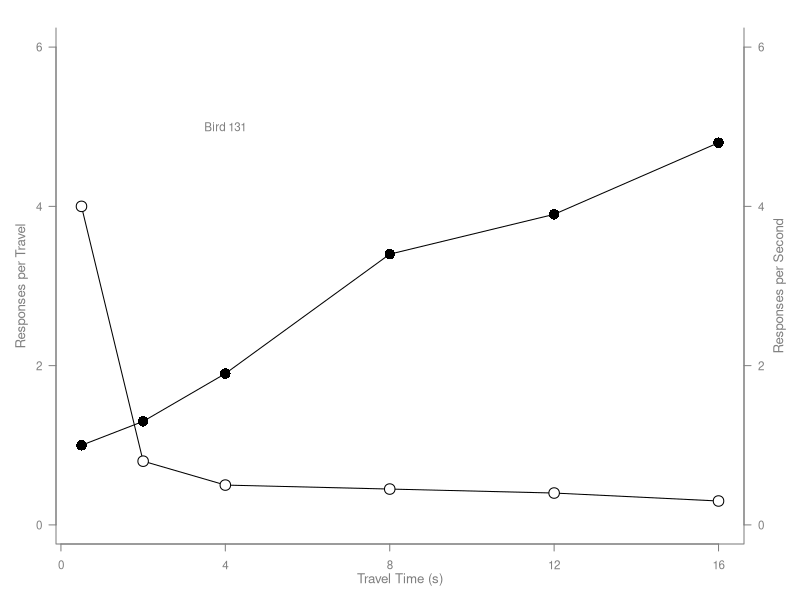
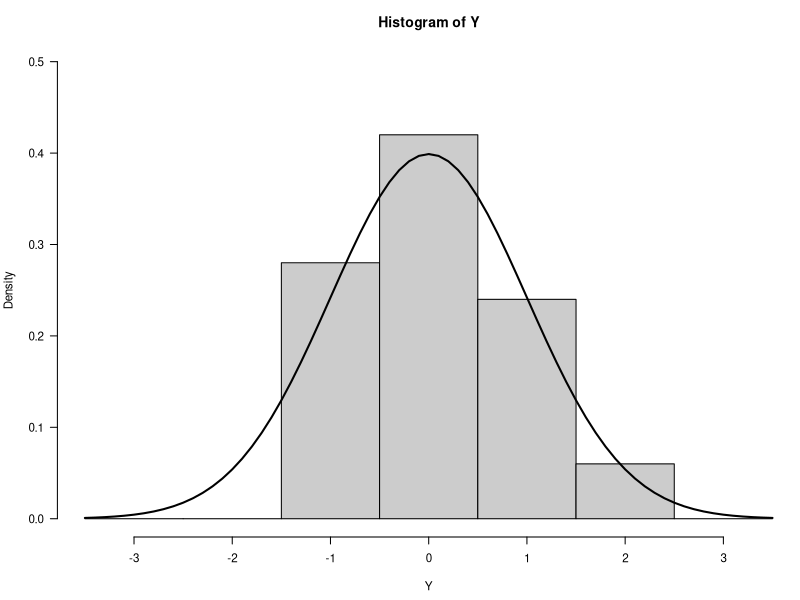
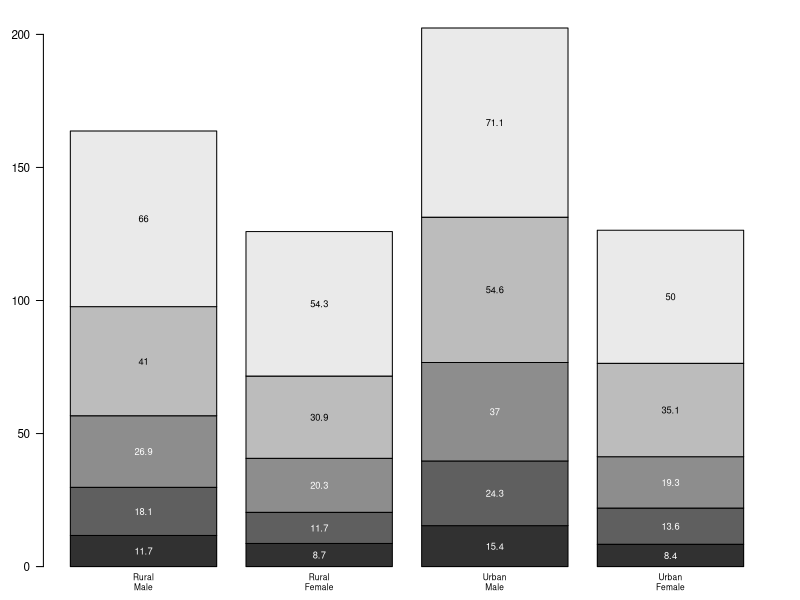
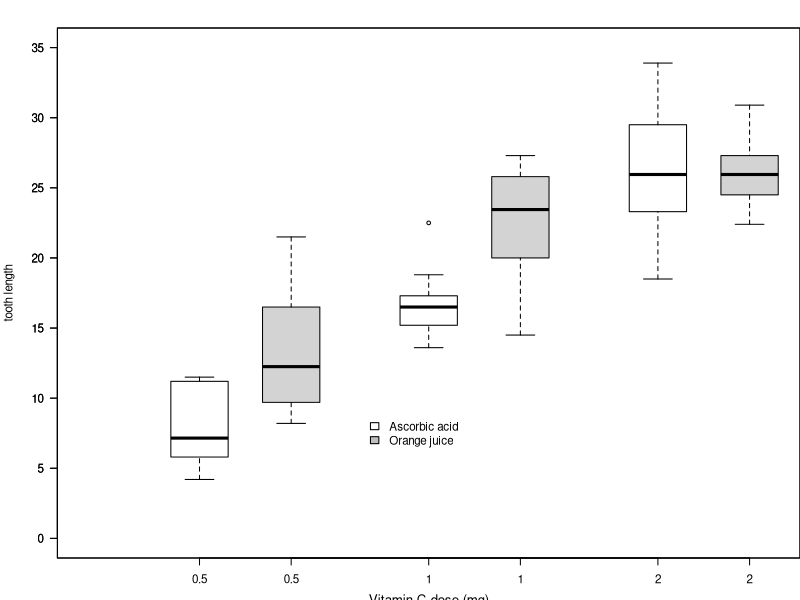
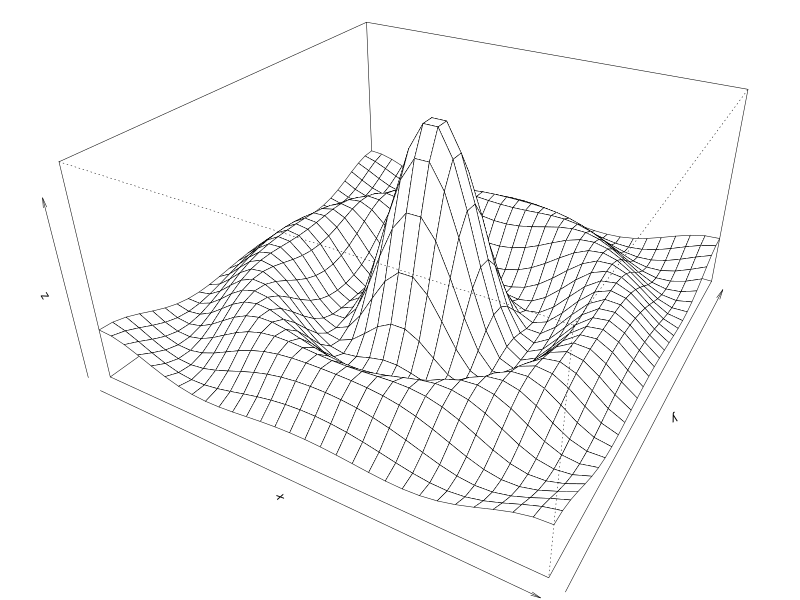
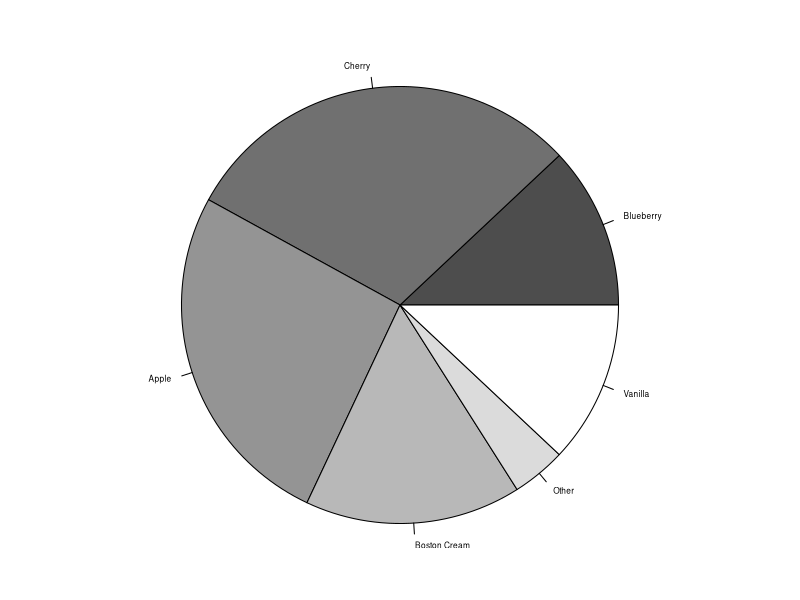

Write the R code that produced these figures, in order.
## ---- chunk 1
#| fig-cap: "More Plots" 
#| fig-subcap:
#|   - "Scatterplot"
#|   - "Histogram"
#|   - "Barplot"
#|   - "Boxplot"
#|   - "Persp"
#|   - "Piechart"
#| layout-ncol: 2
#| layout-nrow: 3
#  Examples of standard high-level plots 
#  In each case, extra output is also added using low-level 
#  plotting functions.


# Scatterplot
# Note the incremental additions

x <- c(0.5, 2, 4, 8, 12, 16)
y1 <- c(1, 1.3, 1.9, 3.4, 3.9, 4.8)
y2 <- c(4, .8, .5, .45, .4, .3)

# Setting label orientation, margins c(bottom, left, top, right) & text size
par(las=1, mar=c(4, 4, 2, 4), cex=.7) 
plot.new()
plot.window(range(x), c(0, 6))
lines(x, y1)
lines(x, y2)
points(x, y1, pch=16, cex=2) # Try different cex value?  
points(x, y2, pch=21, bg="white", cex=2)  # Different background color
par(col="gray50", fg="gray50", col.axis="gray50")
axis(1, at=seq(0, 16, 4)) # What is the first number standing for?
axis(2, at=seq(0, 6, 2))
axis(4, at=seq(0, 6, 2))
box(bty="u")
mtext("Travel Time (s)", side=1, line=2, cex=0.8)
mtext("Responses per Travel", side=2, line=2, las=0, cex=0.8)
mtext("Responses per Second", side=4, line=2, las=0, cex=0.8)
text(4, 5, "Bird 131")
par(mar=c(5.1, 4.1, 4.1, 2.1), col="black", fg="black", col.axis="black")

# Histogram
# Random data
Y <- rnorm(50)
# Make sure no Y exceed [-3.5, 3.5]
Y[Y < -3.5 | Y > 3.5] <- NA # Selection/set range
x <- seq(-3.5, 3.5, .1)
dn <- dnorm(x)
par(mar=c(4.5, 4.1, 3.1, 0))
hist(Y, breaks=seq(-3.5, 3.5), ylim=c(0, 0.5), 
     col="gray80", freq=FALSE)
lines(x, dnorm(x), lwd=2)
par(mar=c(5.1, 4.1, 4.1, 2.1))

# Barplot
par(mar=c(2, 3.1, 2, 2.1)) 
midpts <- barplot(VADeaths, 
                  col=gray(0.1 + seq(1, 9, 2)/11), 
                  names=rep("", 4))
mtext(sub(" ", "\n", colnames(VADeaths)),
      at=midpts, side=1, line=0.5, cex=0.5)
text(rep(midpts, each=5), apply(VADeaths, 2, cumsum) - VADeaths/2,
     VADeaths, 
     col=rep(c("white", "black"), times=3:2), 
     cex=0.8)
par(mar=c(5.1, 4.1, 4.1, 2.1))  

# Boxplot
par(mar=c(3, 4.1, 2, 0))
boxplot(len ~ dose, data = ToothGrowth,
        boxwex = 0.25, at = 1:3 - 0.2,
        subset= supp == "VC", col="white",
        xlab="",
        ylab="tooth length", ylim=c(0,35))
mtext("Vitamin C dose (mg)", side=1, line=2.5, cex=0.8)
boxplot(len ~ dose, data = ToothGrowth, add = TRUE,
        boxwex = 0.25, at = 1:3 + 0.2,
        
        subset= supp == "OJ")
legend(1.5, 9, c("Ascorbic acid", "Orange juice"), 
       fill = c("white", "gray"), 
       bty="n")
par(mar=c(5.1, 4.1, 4.1, 2.1))

# Persp
x <- seq(-10, 10, length= 30)
y <- x
f <- function(x,y) { r <- sqrt(x^2+y^2); 10 * sin(r)/r }
z <- outer(x, y, f)
z[is.na(z)] <- 1
# 0.5 to include z axis label
par(mar=c(0, 0.5, 0, 0), lwd=0.5)
persp(x, y, z, theta = 30, phi = 30, 
      expand = 0.5)
par(mar=c(5.1, 4.1, 4.1, 2.1), lwd=1)

# Piechart
par(mar=c(0, 2, 1, 2), xpd=FALSE, cex=0.5)
pie.sales <- c(0.12, 0.3, 0.26, 0.16, 0.04, 0.12)
names(pie.sales) <- c("Blueberry", "Cherry",
                      "Apple", "Boston Cream", "Other", "Vanilla")
pie(pie.sales, col = gray(seq(0.3,1.0,length=6))) 
